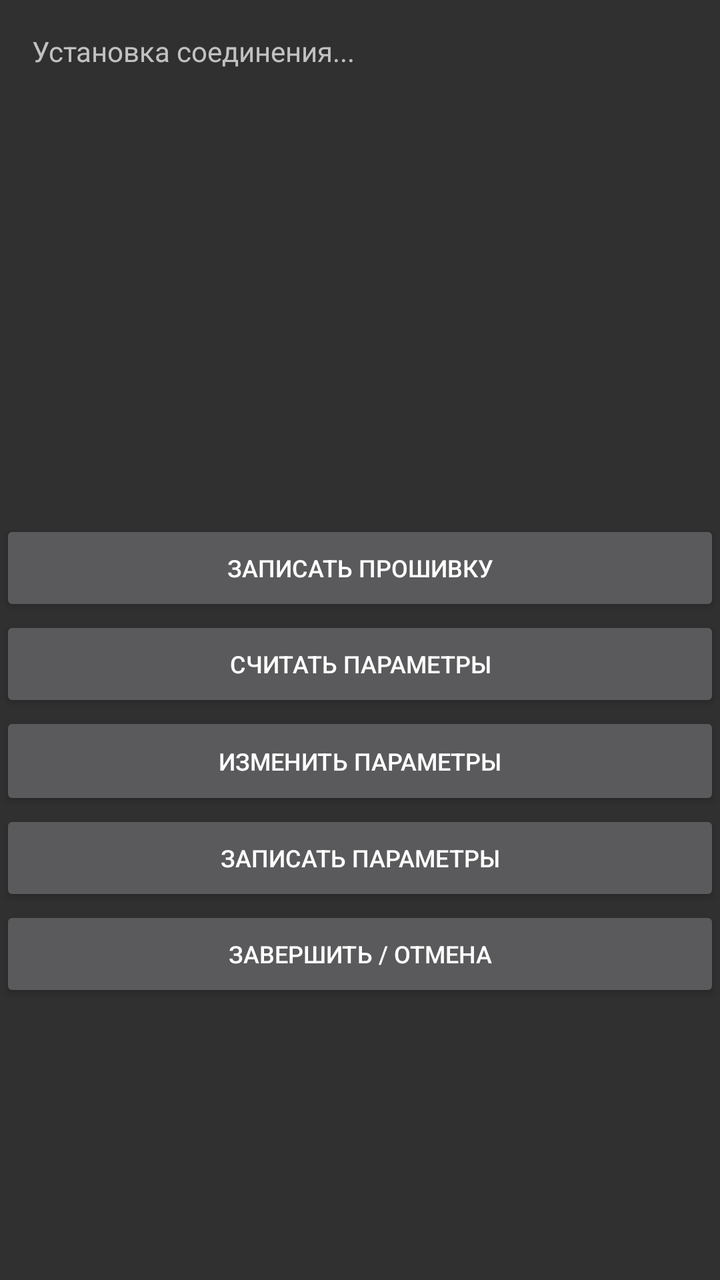
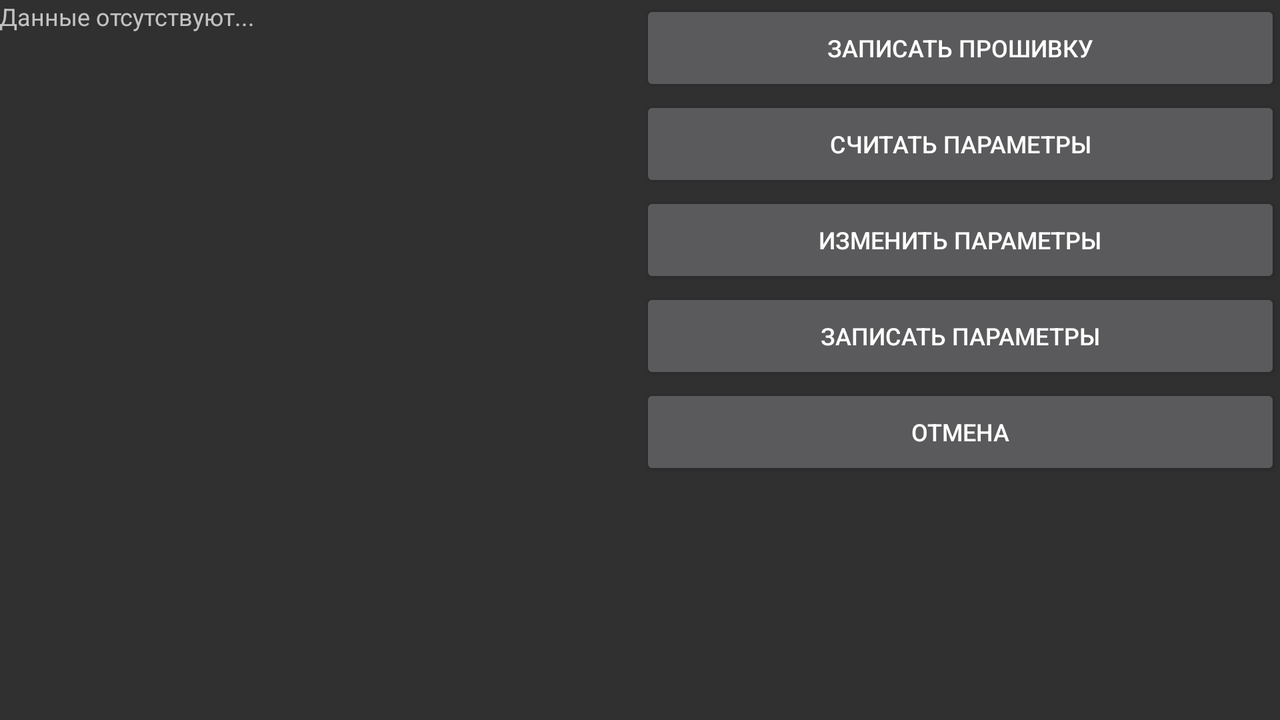

First picture: res/layout/ on a phone held upright. Second picture: the repository's own variant of that layout, on a device whose configuration matches the variant's folder. Source for both follows.
<!-- AndroidManifest.xml: application theme Theme.AppCompat -->
<!-- res/layout/activity_main.xml -->
<?xml version="1.0" encoding="utf-8"?>
<RelativeLayout xmlns:android="http://schemas.android.com/apk/res/android"
    xmlns:app="http://schemas.android.com/apk/res-auto"
    xmlns:tools="http://schemas.android.com/tools"
    android:id="@+id/activity_main"
    android:layout_width="match_parent"
    android:layout_height="match_parent"
    tools:context="com.nfc_tpi.Activity.MainActivity">


    <ScrollView
        android:id="@+id/scrollView"
        android:layout_width="match_parent"
        android:layout_height="260sp"
        android:layout_alignParentTop="true"
        android:padding = "16dp">

        <TextView
            android:id="@+id/textView1"
            android:layout_width="wrap_content"
            android:layout_height="wrap_content"

            android:text="Установка соединения..."
            android:textAppearance="@style/TextAppearance.AppCompat.Caption"
            android:textSize="14sp"
            app:layout_constraintLeft_toLeftOf="parent"
            app:layout_constraintRight_toRightOf="parent"
            app:layout_constraintTop_toTopOf="parent"
            tools:layout_constraintTop_creator="1" />
    </ScrollView>


    <Button
        android:id="@+id/bSendFirmare"
        android:layout_width="match_parent"
        android:layout_height="48dp"
        android:gravity="center"
        android:onClick="onClickSendFirmware"
        android:text="Записать прошивку"
        android:textSize="12sp"
        app:layout_constraintBottom_toTopOf="@+id/bEditParams"
        app:layout_constraintHorizontal_bias="0.501"
        app:layout_constraintLeft_toLeftOf="parent"
        app:layout_constraintRight_toRightOf="parent"
        tools:layout_constraintBottom_creator="1"
        tools:layout_constraintLeft_creator="1"
        tools:layout_constraintRight_creator="1"
        android:layout_below="@+id/scrollView"
        android:layout_alignParentLeft="true"
        android:layout_alignParentStart="true" />

    <Button
        android:id="@+id/bSendParams"
        android:layout_width="match_parent"
        android:layout_height="48dp"

        android:text="Записать параметры"
        android:textSize="12sp"
        app:layout_constraintBottom_toTopOf="@+id/bFinish"
        app:layout_constraintLeft_toLeftOf="parent"
        app:layout_constraintRight_toRightOf="parent"
        tools:layout_constraintBottom_creator="1"
        tools:layout_constraintLeft_creator="1"
        tools:layout_constraintRight_creator="1"
        android:layout_below="@+id/bEditParams"
        android:layout_alignParentLeft="true"
        android:layout_alignParentStart="true" />

    <Button
        android:id="@+id/bReadParams"
        android:layout_width="match_parent"
        android:layout_height="wrap_content"
        android:gravity="center"
        android:text="Считать параметры"
        android:textSize="12sp"
        app:layout_constraintBottom_toTopOf="@+id/bSendFirmare"
        app:layout_constraintHorizontal_bias="0.501"
        app:layout_constraintLeft_toLeftOf="parent"
        app:layout_constraintRight_toRightOf="parent"
        tools:layout_constraintBottom_creator="1"
        tools:layout_constraintLeft_creator="1"
        tools:layout_constraintRight_creator="1"
        android:layout_below="@+id/bSendFirmare"
        android:layout_alignParentLeft="true"
        android:layout_alignParentStart="true" />

    <Button
        android:id="@+id/bEditParams"
        android:layout_width="match_parent"
        android:layout_height="49dp"
        android:gravity="center"
        android:onClick="OnClickEditParams"
        android:text="Изменить параметры"
        android:textSize="12sp"
        app:layout_constraintBottom_toTopOf="@+id/bSendParams"
        app:layout_constraintLeft_toLeftOf="parent"
        app:layout_constraintRight_toRightOf="parent"
        tools:layout_constraintBottom_creator="1"
        tools:layout_constraintLeft_creator="1"
        tools:layout_constraintRight_creator="1"
        android:layout_below="@+id/bReadParams"
        android:layout_alignParentLeft="true"
        android:layout_alignParentStart="true" />

    <Button
        android:id="@+id/bFinish"
        android:layout_width="match_parent"
        android:layout_height="48dp"
        android:layout_below="@+id/bSendParams"
        android:layout_centerHorizontal="true"
        android:gravity="center"
        android:text="ЗАВЕРШИТЬ / ОТМЕНА"
        android:textSize="12sp"
        app:layout_constraintBottom_toBottomOf="parent"
        app:layout_constraintLeft_toLeftOf="parent"
        app:layout_constraintRight_toRightOf="parent"
        tools:layout_constraintBottom_creator="1"
        tools:layout_constraintLeft_creator="1"
        tools:layout_constraintRight_creator="1" />

</RelativeLayout>
<!-- resources referenced by this layout -->
<resources>

</resources>
<!-- res/layout-land/activity_main.xml (the repository's variant of the layout above) -->
<!-- drawn on the phone turned sideways -->
<?xml version="1.0" encoding="utf-8"?>
<RelativeLayout xmlns:android="http://schemas.android.com/apk/res/android"
    xmlns:tools="http://schemas.android.com/tools"
    android:id="@+id/activity_main"
    android:layout_width="match_parent"
    android:layout_height="match_parent"
    android:paddingEnd="@dimen/activity_vertical_margin"
    android:paddingLeft="@dimen/activity_horizontal_margin"
    android:paddingRight="@dimen/activity_horizontal_margin"
    android:paddingTop="@dimen/activity_vertical_margin"
    tools:context="com.nfc_tpi.Activity.MainActivity">

    <LinearLayout
        android:layout_width="match_parent"
        android:layout_height="wrap_content"
        android:orientation="horizontal">

        <LinearLayout
            android:layout_width="match_parent"
            android:layout_height="match_parent"
            android:layout_weight="1"
            android:orientation="horizontal">

            <ScrollView
                android:id="@+id/scrollView"
                android:layout_width="match_parent"
                android:layout_height="match_parent"
                android:layout_above="@+id/bSendFirmare"
                android:layout_alignParentLeft="true"
                android:layout_alignParentStart="true"
                android:layout_alignParentTop="true"
                android:layout_x="0px"
                android:layout_y="0px"
                android:scrollbars="vertical">

                <TextView
                    android:id="@+id/textView1"
                    android:layout_width="wrap_content"
                    android:layout_height="wrap_content"
                    android:layout_above="@+id/bSendParams"
                    android:layout_alignParentEnd="true"
                    android:layout_alignParentLeft="true"
                    android:layout_alignParentRight="true"
                    android:layout_alignParentStart="true"
                    android:layout_alignParentTop="true"
                    android:text="Данные отсутствуют..."
                    android:textAppearance="@style/TextAppearance.AppCompat.Caption" />
            </ScrollView>
        </LinearLayout>

        <LinearLayout
            android:layout_width="match_parent"
            android:layout_height="match_parent"
            android:layout_weight="1"
            android:orientation="vertical">

            <Button
                android:id="@+id/bSendFirmare"
                android:layout_width="match_parent"
                android:layout_height="wrap_content"
                android:onClick="onMyClick"
                android:text="Записать прошивку"
                android:textSize="12sp" />

            <Button
                android:id="@+id/bReadParams"
                android:layout_width="match_parent"
                android:layout_height="wrap_content"
                android:text="Считать параметры"
                android:textSize="12sp" />

            <Button
                android:id="@+id/bEditParams"
                android:layout_width="match_parent"
                android:layout_height="wrap_content"
                android:onClick="OnClickEditParams"
                android:text="Изменить параметры"
                android:textSize="12sp" />

            <Button
                android:id="@+id/bSendParams"
                android:layout_width="match_parent"
                android:layout_height="wrap_content"
                android:text="Записать параметры"
                android:textSize="12sp" />

            <Button
                android:id="@+id/bFinish"
                android:layout_width="match_parent"
                android:layout_height="wrap_content"
                android:text="ОТМЕНА"
                android:textSize="12sp" />

        </LinearLayout>

    </LinearLayout>

</RelativeLayout>
